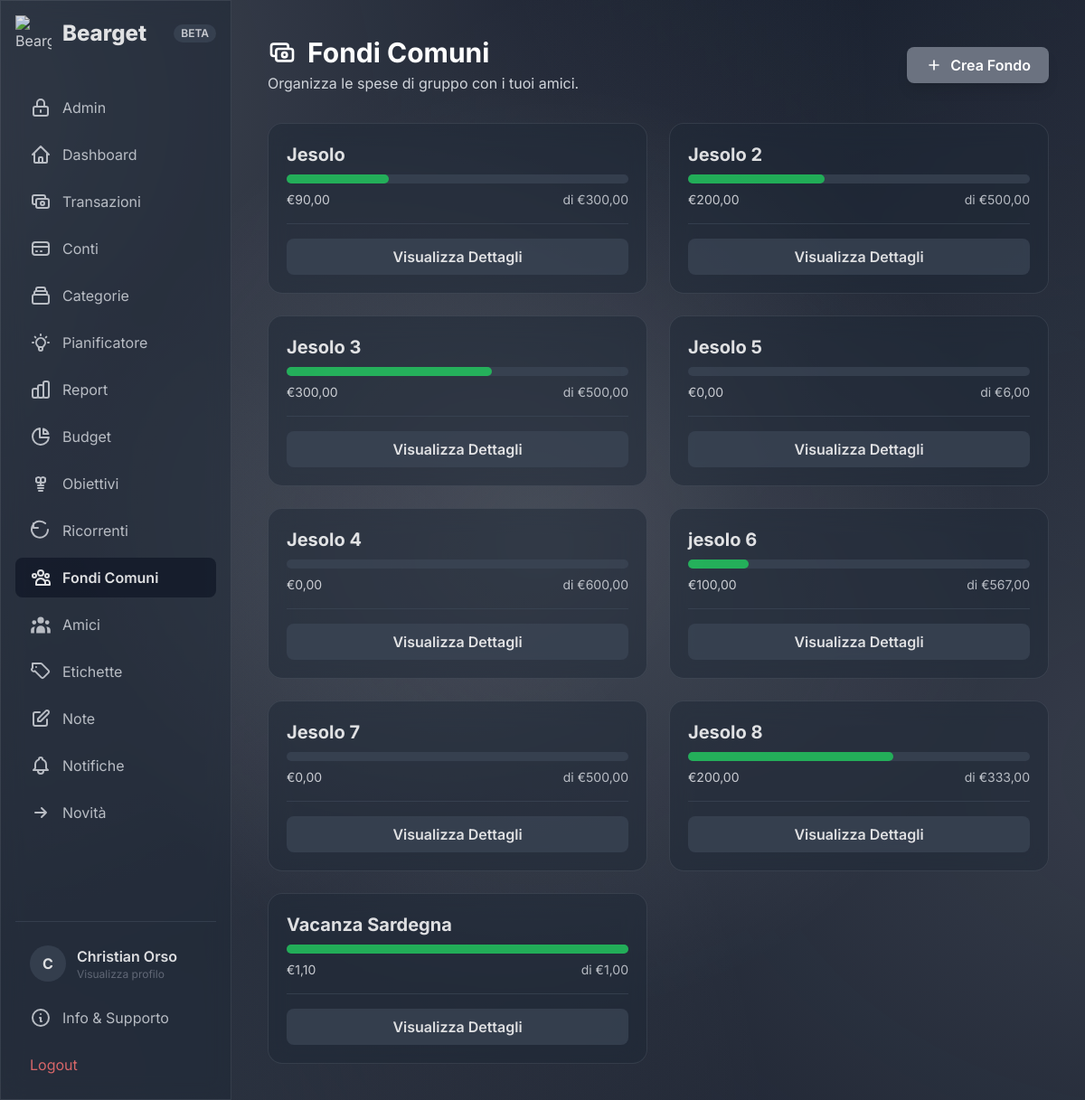
Screenshot of /shared_funds.php (signed in) with the database file from the repository.
### tables this page shows
CREATE TABLE `changelog_updates` (
  `id` int(11) NOT NULL,
  `version` varchar(20) NOT NULL,
  `title` varchar(255) NOT NULL,
  `description` text DEFAULT NULL,
  `image_url` varchar(255) DEFAULT NULL,
  `content` text NOT NULL,
  `is_published` tinyint(1) NOT NULL DEFAULT 0,
  `email_sent` tinyint(1) NOT NULL DEFAULT 0,
  `created_at` timestamp NOT NULL DEFAULT current_timestamp()
);

CREATE TABLE `users` (
  `id` int(11) NOT NULL,
  `username` varchar(50) NOT NULL,
  `email` varchar(100) NOT NULL,
  `profile_picture_path` varchar(255) DEFAULT NULL,
  `password` varchar(255) NOT NULL,
  `verification_token` varchar(255) DEFAULT NULL,
  `is_verified` tinyint(1) NOT NULL DEFAULT 0,
  `created_at` timestamp NOT NULL DEFAULT current_timestamp(),
  `theme` varchar(25) NOT NULL DEFAULT 'dark-indigo',
  `subscription_status` varchar(20) NOT NULL DEFAULT 'free',
  `account_status` varchar(20) NOT NULL DEFAULT 'active',
  `suspended_until` datetime DEFAULT NULL,
  `last_login_at` datetime DEFAULT NULL,
  `stripe_customer_id` varchar(255) DEFAULT NULL,
  `stripe_subscription_id` varchar(255) DEFAULT NULL,
  `subscription_end_date` timestamp NULL DEFAULT NULL,
  `subscription_start_date` timestamp NULL DEFAULT NULL,
  `friend_code` varchar(8) DEFAULT NULL,
  `desktop_nav_enabled` tinyint(1) DEFAULT 0
);

CREATE TABLE `shared_funds` (
  `id` int(11) NOT NULL,
  `name` varchar(150) NOT NULL,
  `description` text DEFAULT NULL,
  `target_amount` decimal(10,2) DEFAULT NULL,
  `creator_id` int(11) NOT NULL,
  `created_at` timestamp NOT NULL DEFAULT current_timestamp(),
  `status` varchar(20) NOT NULL DEFAULT 'active' COMMENT 'e.g., active, settling, archived'
);

### shared_funds.php (the view, shortened to what the rows shown need)
<?php
require_once 'db_connect.php';
require_once 'functions.php';
$user_id = $_SESSION["id"];
$shared_funds = get_shared_funds_for_user($conn, $user_id);
?>
<!DOCTYPE html>
<html lang="it">
<head>
    <script src="https://cdn.tailwindcss.com"></script>
    <link rel="stylesheet" href="theme.php">
</head>
<body class="text-gray-300">
    <div class="flex h-screen">
        <?php include 'sidebar.php'; ?>
        <main class="flex-1 p-6 lg:p-10 overflow-y-auto">
            <header class="flex flex-wrap justify-between items-center gap-4 mb-8">
                <div class="flex items-center gap-4">
                    <div>
                        <h1 class="text-3xl font-bold text-white flex items-center gap-3">
                            <svg class="w-8 h-8" fill="none" stroke="currentColor" viewBox="0 0 24 24"><path stroke-linecap="round" stroke-linejoin="round" stroke-width="2" d="M17 9V7a2 2 0 00-2-2H5a2 2 0 00-2 2v6a2 2 0 002 2h2m2 4h10a2 2 0 002-2v-6a2 2 0 00-2-2H9a2 2 0 00-2 2v6a2 2 0 002 2zm7-5a2 2 0 11-4 0 2 2 0 014 0z"></path></svg>
                            Fondi Comuni
                        </h1>
                    </div>
                </div>
            </header>
            <div id="funds-grid" class="grid grid-cols-1 md:grid-cols-2 xl:grid-cols-3 gap-6">
                <?php if (empty($shared_funds)): ?>
                    <div id="empty-state-funds" class="md:col-span-2 xl:col-span-3 bg-gray-800 rounded-2xl p-10 text-center flex flex-col items-center">
                        <svg class="w-16 h-16 text-gray-600 mb-4" fill="none" stroke="currentColor" viewBox="0 0 24 24"><path stroke-linecap="round" stroke-linejoin="round" stroke-width="2" d="M17 20h5v-2a3 3 0 00-5.356-1.857M17 20H7m10 0v-2c0-.653-.122-1.28-.356-1.857M7 20H2v-2a3 3 0 015.356-1.857M7 20v-2c0-.653.122-1.28.356-1.857m0 0a5.002 5.002 0 019.288 0M15 7a3 3 0 11-6 0 3 3 0 016 0zm6 3a2 2 0 11-4 0 2 2 0 014 0zM7 10a2 2 0 11-4 0 2 2 0 014 0z"></path></svg>
                        <h3 class="text-lg font-semibold text-white">Non fai parte di nessun fondo comune</h3>
                        <p class="text-gray-400 max-w-sm mx-auto mt-1">Crea un fondo per raccogliere soldi per una vacanza, un regalo o qualsiasi spesa di gruppo!</p>
                        <button onclick="openModal('add-fund-modal')" class="mt-6 bg-primary-600 hover:bg-primary-700 text-white font-semibold py-2 px-5 rounded-lg flex items-center transition-colors shadow-lg hover:shadow-primary-500/50">
                            <svg class="w-5 h-5 mr-2" fill="none" stroke="currentColor" viewBox="0 0 24 24"><path stroke-linecap="round" stroke-linejoin="round" stroke-width="2" d="M12 6v6m0 0v6m0-6h6m-6 0H6"></path></svg>
                            Crea il tuo primo fondo
                        </button>
                    </div>
                <?php else: foreach ($shared_funds as $fund):
                    $percentage = ($fund['target_amount'] > 0) ? ($fund['total_contributed'] / $fund['target_amount']) * 100 : 0;
                ?>
                <div class="bg-gray-800 rounded-2xl p-5 flex flex-col transition-transform duration-200 hover:-translate-y-1 hover:shadow-2xl" data-fund-id="<?php echo $fund['id']; ?>">
                    <div class="flex-grow">
                        <div class="flex justify-between items-start">
                             <h3 class="text-xl font-bold text-white mb-2 fund-name"><?php echo htmlspecialchars($fund['name']); ?></h3>
                        </div>
                        <div class="w-full bg-gray-700 rounded-full h-2.5 mb-2">
                            <div class="bg-green-500 h-2.5 rounded-full" style="width: <?php echo min($percentage, 100); ?>%"></div>
                        </div>
                        <div class="flex justify-between text-sm text-gray-300">
                            <span class="total-contributed">€<?php echo number_format($fund['total_contributed'], 2, ',', '.'); ?></span>
                            <span class="target-amount text-gray-400">di €<?php echo number_format($fund['target_amount'], 2, ',', '.'); ?></span>
                        </div>
                    </div>
                    <div class="mt-4 pt-4 border-t border-gray-700">
                        <a href="fund_details.php?id=<?php echo $fund['id']; ?>" class="w-full text-center block bg-gray-700 hover:bg-gray-600 text-white font-semibold py-2 rounded-lg transition-colors">Visualizza Dettagli</a>
                    </div>
                </div>
                <?php endforeach; endif; ?>
            </div>
        </main>
    </div>
</body>
</html>

### sidebar.php (shortened to what the rows shown need)
<?php
if (isset($_SESSION['id'])) {
    $user_sidebar_data = get_user_by_id($conn, $_SESSION['id']);
    $is_pro_user_sidebar = ($user_sidebar_data['subscription_status'] === 'active' || $user_sidebar_data['subscription_status'] === 'lifetime');
    function get_latest_changelog_version($conn) {
        $sql = "SELECT version FROM changelog_updates WHERE is_published = 1 ORDER BY created_at DESC LIMIT 1";
        $result = $conn->query($sql);
        if ($result && $result->num_rows > 0) {
            return $result->fetch_assoc()['version'];
        }
        return null;
    }
    $latest_version = get_latest_changelog_version($conn);
} else {
    $is_pro_user_sidebar = false;
    $latest_version = null;
}
?>
<aside id="sidebar" class="fixed inset-y-0 left-0 w-64 bg-gray-800 p-4 flex flex-col transform -translate-x-full lg:relative lg:translate-x-0 transition-transform duration-300 ease-in-out z-40">
    <div class="flex-shrink-0">
        <div class="flex justify-between items-center mb-10">
            <div class="flex items-center">
                <?php if (isset($is_pro_user_sidebar) && $is_pro_user_sidebar): ?>
                    <img src="assets/images/logo_pro.png" alt="Bearget Pro Logo" class="w-10 h-10">
                <?php else: ?>
                    <img src="assets/images/white-logo_free.png" alt="Bearget Free Logo" class="w-10 h-10">
                <?php endif; ?>
                <span class="ml-3 text-2xl font-extrabold text-white">Bearget</span>
            </div>
            <?php if ($latest_version): ?>
                <a href="changelog.php" class="inline-block px-2 py-0.5 bg-gray-700 text-gray-300 text-xs font-semibold rounded-full hover:bg-gray-600 transition-colors">
                    <?php echo htmlspecialchars($latest_version); ?>
                </a>
            <?php endif; ?>
        </div>
    </div>
    <div class="border-t border-gray-700 pt-4 flex-shrink-0">
        <a href="settings.php" class="flex items-center px-4 py-2.5 rounded-lg transition-colors text-gray-400 hover:bg-gray-700 hover:text-white">
            <?php
            $avatar_path = $user_sidebar_data['profile_picture_path'] ?? '';
            if (!empty($avatar_path) && file_exists($avatar_path)):
            ?>
                <img src="<?php echo htmlspecialchars($avatar_path); ?>" alt="User Avatar" class="w-10 h-10 rounded-full object-cover mr-3">
            <?php else: ?>
                <div class="w-10 h-10 rounded-full bg-gray-700 mr-3 flex items-center justify-center">
                    <span class="text-white font-bold"><?php echo strtoupper(substr($user_sidebar_data['username'], 0, 1)); ?></span>
                </div>
            <?php endif; ?>
            <div>
                <span class="font-semibold text-white"><?php echo htmlspecialchars($user_sidebar_data['username']); ?></span>
                <p class="text-xs text-gray-500">Visualizza profilo</p>
            </div>
        </a>
    </div>
</aside>

### rows the page displays
changelog_updates: version "BETA"
users: username "C", username "Christian Orso"
shared_funds: name "Jesolo", min($percentage, 100) 30 (drawn), total_contributed "90,00", target_amount "300,00"
shared_funds: name "Jesolo 2", min($percentage, 100) 40 (drawn), total_contributed "200,00", target_amount "500,00"
shared_funds: name "Jesolo 3", min($percentage, 100) 60 (drawn), total_contributed "300,00", target_amount "500,00"
shared_funds: name "Jesolo 5", total_contributed "0,00", target_amount "6,00"
shared_funds: name "Jesolo 4", total_contributed "0,00", target_amount "600,00"
shared_funds: name "jesolo 6", min($percentage, 100) 17.636684303351 (drawn), total_contributed "100,00", target_amount "567,00"
shared_funds: name "Jesolo 7", total_contributed "0,00", target_amount "500,00"
shared_funds: name "Jesolo 8", min($percentage, 100) 60.06006006006 (drawn), total_contributed "200,00", target_amount "333,00"
shared_funds: name "Vacanza Sardegna", min($percentage, 100) 100 (drawn), total_contributed "1,10", target_amount "1,00"
